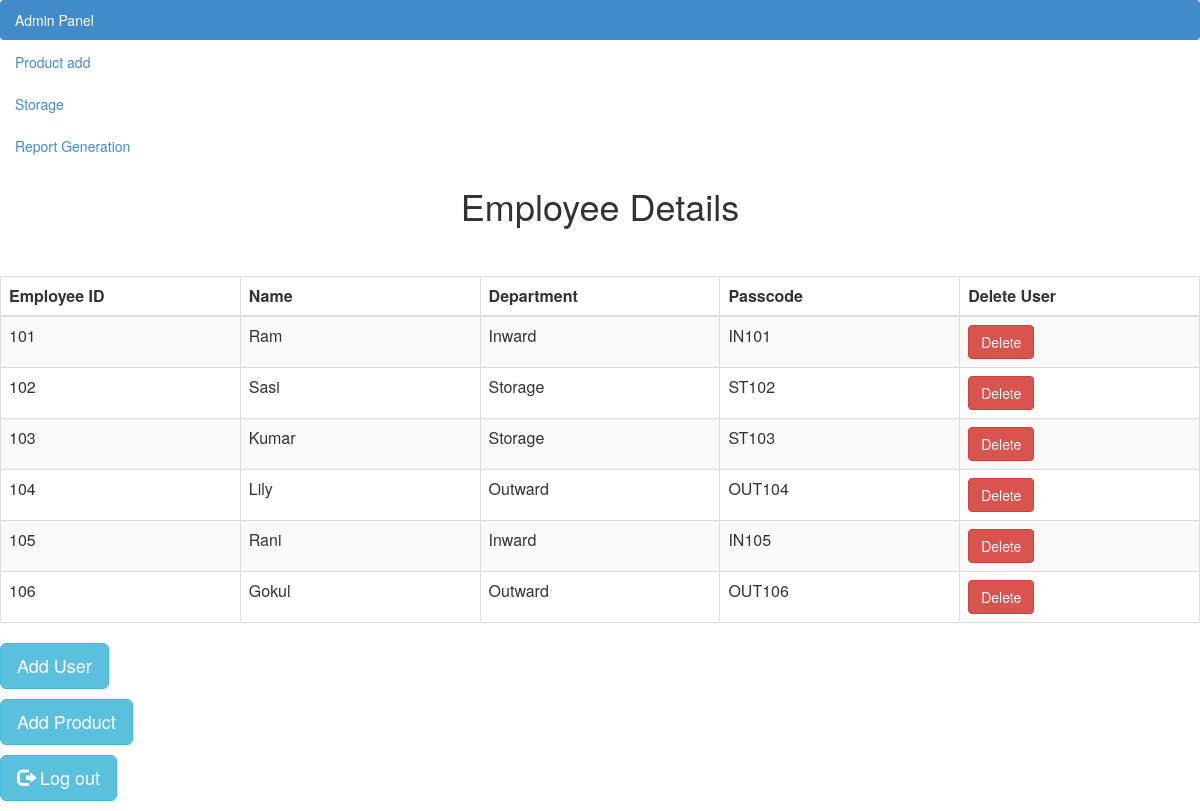
/admin_home.php (signed in), run on an earlier commit of the app's database.
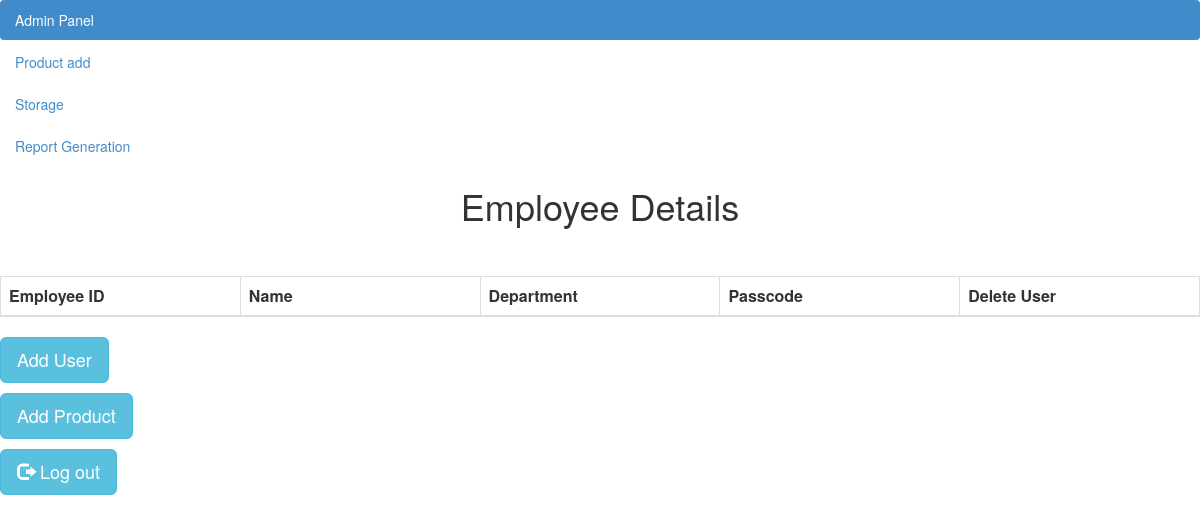
And on a later commit of the database.
### tables this page shows
CREATE TABLE IF NOT EXISTS `employees` (
  `emp_no` int(11) NOT NULL,
  `passcode` varchar(20) NOT NULL,
  `birth_date` date NOT NULL,
  `Name` varchar(14) NOT NULL,
  `gender` enum('M','F') NOT NULL,
  `hire_date` date NOT NULL,
  `dept` int(11) DEFAULT NULL,
  PRIMARY KEY (`emp_no`),
  KEY `dept` (`dept`)
);

### admin_home.php (the view, shortened to what this page needs)
<html>
<head lang="en">
    <link type="text/css" rel="stylesheet" href="bootstrap-3.2.0-dist\css\bootstrap.css">
</head>
<body>
<ul class="nav nav-pills nav-stacked">
    <li class="active"><a href="#">Admin Panel</a></li>
    <li><a href="admin_add.php">Product add</a></li>
    <li><a href="move_out.php">Storage</a></li>
    <li><a href="ReportGeneration.php">Report Generation</a></li>
</ul>
<div class="table-scrol">
    <h1 align="center">Employee Details</h1>
    <div class="table-responsive">
        <table class="table table-bordered table-hover table-striped" style="table-layout: fixed">
            <thead>
            <tr>
                <th>Employee ID</th>
                <th>Name</th>
                <th>Department</th>
                <th>Passcode</th>
                <th>Delete User</th>
            </tr>
            </thead>
            <?php
            include("database/db_conection.php");
            $view_users_query="select * from employees";
            $run=mysqli_query($dbcon,$view_users_query);
            $dept = array("Inward", "Storage", "Outward");
            while($row=mysqli_fetch_array($run))
            {
                $user_id=$row[0];
                $user_name=$row[3];
                $user_pass=$row[1];
                $user_dept=$row[6];
            ?>
            <tr>
                <td><?php echo $user_id;  ?></td>
                <td><?php echo $user_name;  ?></td>
                <td><?php echo $dept[$user_dept-1];  ?></td>
                <td><?php echo $user_pass;  ?></td>
                <td>
                    <a href="delete.php?del=<?php echo $user_id ?>">
                    <button class="btn btn-danger">Delete</button>
                    </a>
                </td>
            </tr>
            <?php } ?>
        </table>
    </div>
</div>
<p>
    <a href="add.php" class="btn btn-info btn-lg">
        Add User
    </a>
</p>
<p>
    <a href="admin_add.php" class="btn btn-info btn-lg">
        Add Product
    </a>
</p>
<p>
    <a href="logout.php" class="btn btn-info btn-lg">
        <span class="glyphicon glyphicon-log-out"></span> Log out
    </a>
</p>
</body>
</html>

What changed in the data, as far as the page shows it:
removed employees: emp_no "101", Name "Ram", dept "Inward", passcode "IN101"
removed employees: emp_no "102", Name "Sasi", dept "Storage", passcode "ST102"
removed employees: emp_no "103", Name "Kumar", dept "Storage", passcode "ST103"
removed employees: emp_no "104", Name "Lily", dept "Outward", passcode "OUT104"
removed employees: emp_no "105", Name "Rani", dept "Inward", passcode "IN105"
removed employees: emp_no "106", Name "Gokul", dept "Outward", passcode "OUT106"
